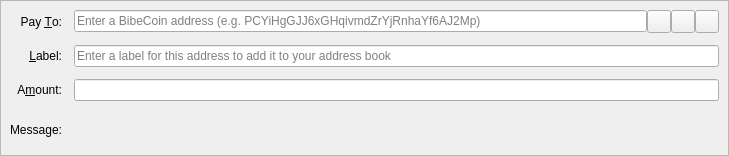
<?xml version="1.0" encoding="UTF-8"?>
<ui version="4.0">
 <class>SendCoinsEntry</class>
 <widget class="QStackedWidget" name="SendCoinsEntry">
  <property name="geometry">
   <rect>
    <x>0</x>
    <y>0</y>
    <width>729</width>
    <height>156</height>
   </rect>
  </property>
  <property name="focusPolicy">
   <enum>Qt::TabFocus</enum>
  </property>
  <property name="autoFillBackground">
   <bool>false</bool>
  </property>
  <widget class="QFrame" name="SendCoins">
   <property name="toolTip">
    <string>This is a normal payment.</string>
   </property>
   <property name="frameShape">
    <enum>QFrame::StyledPanel</enum>
   </property>
   <property name="frameShadow">
    <enum>QFrame::Sunken</enum>
   </property>
   <layout class="QGridLayout" name="gridLayout">
    <property name="spacing">
     <number>12</number>
    </property>
    <item row="0" column="0">
     <widget class="QLabel" name="payToLabel">
      <property name="text">
       <string>Pay &amp;To:</string>
      </property>
      <property name="alignment">
       <set>Qt::AlignRight|Qt::AlignTrailing|Qt::AlignVCenter</set>
      </property>
      <property name="buddy">
       <cstring>payTo</cstring>
      </property>
     </widget>
    </item>
    <item row="0" column="1">
     <layout class="QHBoxLayout" name="payToLayout">
      <property name="spacing">
       <number>0</number>
      </property>
      <item>
       <widget class="QValidatedLineEdit" name="payTo">
        <property name="toolTip">
         <string>The BibeCoin address to send the payment to</string>
        </property>
        <property name="inputMask">
         <string/>
        </property>
        <property name="placeholderText">
         <string>Enter a BibeCoin address (e.g. PCYiHgGJJ6xGHqivmdZrYjRnhaYf6AJ2Mp)</string>
        </property>
       </widget>
      </item>
      <item>
       <widget class="QToolButton" name="addressBookButton">
        <property name="toolTip">
         <string>Choose previously used address</string>
        </property>
        <property name="text">
         <string/>
        </property>
        <property name="icon">
         <iconset resource="../bibecoin.qrc">
          <normaloff>:/icons/address-book</normaloff>:/icons/address-book</iconset>
        </property>
        <property name="iconSize">
         <size>
          <width>16</width>
          <height>16</height>
         </size>
        </property>
        <property name="shortcut">
         <string>Alt+A</string>
        </property>
       </widget>
      </item>
      <item>
       <widget class="QToolButton" name="pasteButton">
        <property name="toolTip">
         <string>Paste address from clipboard</string>
        </property>
        <property name="text">
         <string/>
        </property>
        <property name="icon">
         <iconset resource="../bibecoin.qrc">
          <normaloff>:/icons/editpaste</normaloff>:/icons/editpaste</iconset>
        </property>
        <property name="shortcut">
         <string>Alt+P</string>
        </property>
       </widget>
      </item>
      <item>
       <widget class="QToolButton" name="deleteButton">
        <property name="toolTip">
         <string>Remove this entry</string>
        </property>
        <property name="text">
         <string/>
        </property>
        <property name="icon">
         <iconset resource="../bibecoin.qrc">
          <normaloff>:/icons/remove</normaloff>:/icons/remove</iconset>
        </property>
       </widget>
      </item>
     </layout>
    </item>
    <item row="1" column="0">
     <widget class="QLabel" name="labelLabel">
      <property name="text">
       <string>&amp;Label:</string>
      </property>
      <property name="alignment">
       <set>Qt::AlignRight|Qt::AlignTrailing|Qt::AlignVCenter</set>
      </property>
      <property name="buddy">
       <cstring>addAsLabel</cstring>
      </property>
     </widget>
    </item>
    <item row="1" column="1">
     <widget class="QLineEdit" name="addAsLabel">
      <property name="toolTip">
       <string>Enter a label for this address to add it to the list of used addresses</string>
      </property>
      <property name="inputMask">
       <string/>
      </property>
      <property name="placeholderText">
       <string>Enter a label for this address to add it to your address book</string>
      </property>
     </widget>
    </item>
    <item row="2" column="0">
     <widget class="QLabel" name="amountLabel">
      <property name="text">
       <string>A&amp;mount:</string>
      </property>
      <property name="alignment">
       <set>Qt::AlignRight|Qt::AlignTrailing|Qt::AlignVCenter</set>
      </property>
      <property name="buddy">
       <cstring>payAmount</cstring>
      </property>
     </widget>
    </item>
    <item row="2" column="1">
     <widget class="BitcoinAmountField" name="payAmount"/>
    </item>
    <item row="3" column="0">
     <widget class="QLabel" name="messageLabel">
      <property name="text">
       <string>Message:</string>
      </property>
      <property name="alignment">
       <set>Qt::AlignRight|Qt::AlignTrailing|Qt::AlignVCenter</set>
      </property>
     </widget>
    </item>
    <item row="3" column="1">
     <widget class="QLabel" name="messageTextLabel">
      <property name="toolTip">
       <string>A message that was attached to the BibeCoin: URI which will be stored with the transaction for your reference. Note: This message will not be sent over the BibeCoin network.</string>
      </property>
      <property name="textFormat">
       <enum>Qt::PlainText</enum>
      </property>
     </widget>
    </item>
   </layout>
  </widget>
  <widget class="QFrame" name="SendCoins_InsecurePaymentRequest">
   <property name="palette">
    <palette>
     <active>
      <colorrole role="WindowText">
       <brush brushstyle="SolidPattern">
        <color alpha="255">
         <red>0</red>
         <green>0</green>
         <blue>0</blue>
        </color>
       </brush>
      </colorrole>
      <colorrole role="Button">
       <brush brushstyle="SolidPattern">
        <color alpha="255">
         <red>255</red>
         <green>255</green>
         <blue>127</blue>
        </color>
       </brush>
      </colorrole>
      <colorrole role="Light">
       <brush brushstyle="SolidPattern">
        <color alpha="255">
         <red>255</red>
         <green>255</green>
         <blue>255</blue>
        </color>
       </brush>
      </colorrole>
      <colorrole role="Midlight">
       <brush brushstyle="SolidPattern">
        <color alpha="255">
         <red>255</red>
         <green>255</green>
         <blue>191</blue>
        </color>
       </brush>
      </colorrole>
      <colorrole role="Dark">
       <brush brushstyle="SolidPattern">
        <color alpha="255">
         <red>127</red>
         <green>127</green>
         <blue>63</blue>
        </color>
       </brush>
      </colorrole>
      <colorrole role="Mid">
       <brush brushstyle="SolidPattern">
        <color alpha="255">
         <red>170</red>
         <green>170</green>
         <blue>84</blue>
        </color>
       </brush>
      </colorrole>
      <colorrole role="Text">
       <brush brushstyle="SolidPattern">
        <color alpha="255">
         <red>0</red>
         <green>0</green>
         <blue>0</blue>
        </color>
       </brush>
      </colorrole>
      <colorrole role="BrightText">
       <brush brushstyle="SolidPattern">
        <color alpha="255">
         <red>255</red>
         <green>255</green>
         <blue>255</blue>
        </color>
       </brush>
      </colorrole>
      <colorrole role="ButtonText">
       <brush brushstyle="SolidPattern">
        <color alpha="255">
         <red>0</red>
         <green>0</green>
         <blue>0</blue>
        </color>
       </brush>
      </colorrole>
      <colorrole role="Base">
       <brush brushstyle="SolidPattern">
        <color alpha="255">
         <red>255</red>
         <green>255</green>
         <blue>255</blue>
        </color>
       </brush>
      </colorrole>
      <colorrole role="Window">
       <brush brushstyle="SolidPattern">
        <color alpha="255">
         <red>255</red>
         <green>255</green>
         <blue>127</blue>
        </color>
       </brush>
      </colorrole>
      <colorrole role="Shadow">
       <brush brushstyle="SolidPattern">
        <color alpha="255">
         <red>0</red>
         <green>0</green>
         <blue>0</blue>
        </color>
       </brush>
      </colorrole>
      <colorrole role="AlternateBase">
       <brush brushstyle="SolidPattern">
        <color alpha="255">
         <red>255</red>
         <green>255</green>
         <blue>191</blue>
        </color>
       </brush>
      </colorrole>
      <colorrole role="ToolTipBase">
       <brush brushstyle="SolidPattern">
        <color alpha="255">
         <red>255</red>
         <green>255</green>
         <blue>220</blue>
        </color>
       </brush>
      </colorrole>
      <colorrole role="ToolTipText">
       <brush brushstyle="SolidPattern">
        <color alpha="255">
         <red>0</red>
         <green>0</green>
         <blue>0</blue>
        </color>
       </brush>
      </colorrole>
     </active>
     <inactive>
      <colorrole role="WindowText">
       <brush brushstyle="SolidPattern">
        <color alpha="255">
         <red>0</red>
         <green>0</green>
         <blue>0</blue>
        </color>
       </brush>
      </colorrole>
      <colorrole role="Button">
       <brush brushstyle="SolidPattern">
        <color alpha="255">
         <red>255</red>
         <green>255</green>
         <blue>127</blue>
        </color>
       </brush>
      </colorrole>
      <colorrole role="Light">
       <brush brushstyle="SolidPattern">
        <color alpha="255">
         <red>255</red>
         <green>255</green>
         <blue>255</blue>
        </color>
       </brush>
      </colorrole>
      <colorrole role="Midlight">
       <brush brushstyle="SolidPattern">
        <color alpha="255">
         <red>255</red>
         <green>255</green>
         <blue>191</blue>
        </color>
       </brush>
      </colorrole>
      <colorrole role="Dark">
       <brush brushstyle="SolidPattern">
        <color alpha="255">
         <red>127</red>
         <green>127</green>
         <blue>63</blue>
        </color>
       </brush>
      </colorrole>
      <colorrole role="Mid">
       <brush brushstyle="SolidPattern">
        <color alpha="255">
         <red>170</red>
         <green>170</green>
         <blue>84</blue>
        </color>
       </brush>
      </colorrole>
      <colorrole role="Text">
       <brush brushstyle="SolidPattern">
        <color alpha="255">
         <red>0</red>
         <green>0</green>
         <blue>0</blue>
        </color>
       </brush>
      </colorrole>
      <colorrole role="BrightText">
       <brush brushstyle="SolidPattern">
        <color alpha="255">
         <red>255</red>
         <green>255</green>
         <blue>255</blue>
        </color>
       </brush>
      </colorrole>
      <colorrole role="ButtonText">
       <brush brushstyle="SolidPattern">
        <color alpha="255">
         <red>0</red>
         <green>0</green>
         <blue>0</blue>
        </color>
       </brush>
      </colorrole>
      <colorrole role="Base">
       <brush brushstyle="SolidPattern">
        <color alpha="255">
         <red>255</red>
         <green>255</green>
         <blue>255</blue>
        </color>
       </brush>
      </colorrole>
      <colorrole role="Window">
       <brush brushstyle="SolidPattern">
        <color alpha="255">
         <red>255</red>
         <green>255</green>
         <blue>127</blue>
        </color>
       </brush>
      </colorrole>
      <colorrole role="Shadow">
       <brush brushstyle="SolidPattern">
        <color alpha="255">
         <red>0</red>
         <green>0</green>
         <blue>0</blue>
        </color>
       </brush>
      </colorrole>
      <colorrole role="AlternateBase">
       <brush brushstyle="SolidPattern">
        <color alpha="255">
         <red>255</red>
         <green>255</green>
         <blue>191</blue>
        </color>
       </brush>
      </colorrole>
      <colorrole role="ToolTipBase">
       <brush brushstyle="SolidPattern">
        <color alpha="255">
         <red>255</red>
         <green>255</green>
         <blue>220</blue>
        </color>
       </brush>
      </colorrole>
      <colorrole role="ToolTipText">
       <brush brushstyle="SolidPattern">
        <color alpha="255">
         <red>0</red>
         <green>0</green>
         <blue>0</blue>
        </color>
       </brush>
      </colorrole>
     </inactive>
     <disabled>
      <colorrole role="WindowText">
       <brush brushstyle="SolidPattern">
        <color alpha="255">
         <red>127</red>
         <green>127</green>
         <blue>63</blue>
        </color>
       </brush>
      </colorrole>
      <colorrole role="Button">
       <brush brushstyle="SolidPattern">
        <color alpha="255">
         <red>255</red>
         <green>255</green>
         <blue>127</blue>
        </color>
       </brush>
      </colorrole>
      <colorrole role="Light">
       <brush brushstyle="SolidPattern">
        <color alpha="255">
         <red>255</red>
         <green>255</green>
         <blue>255</blue>
        </color>
       </brush>
      </colorrole>
      <colorrole role="Midlight">
       <brush brushstyle="SolidPattern">
        <color alpha="255">
         <red>255</red>
         <green>255</green>
         <blue>191</blue>
        </color>
       </brush>
      </colorrole>
      <colorrole role="Dark">
       <brush brushstyle="SolidPattern">
        <color alpha="255">
         <red>127</red>
         <green>127</green>
         <blue>63</blue>
        </color>
       </brush>
      </colorrole>
      <colorrole role="Mid">
       <brush brushstyle="SolidPattern">
        <color alpha="255">
         <red>170</red>
         <green>170</green>
         <blue>84</blue>
        </color>
       </brush>
      </colorrole>
      <colorrole role="Text">
       <brush brushstyle="SolidPattern">
        <color alpha="255">
         <red>127</red>
         <green>127</green>
         <blue>63</blue>
        </color>
       </brush>
      </colorrole>
      <colorrole role="BrightText">
       <brush brushstyle="SolidPattern">
        <color alpha="255">
         <red>255</red>
         <green>255</green>
         <blue>255</blue>
        </color>
       </brush>
      </colorrole>
      <colorrole role="ButtonText">
       <brush brushstyle="SolidPattern">
        <color alpha="255">
         <red>127</red>
         <green>127</green>
         <blue>63</blue>
        </color>
       </brush>
      </colorrole>
      <colorrole role="Base">
       <brush brushstyle="SolidPattern">
        <color alpha="255">
         <red>255</red>
         <green>255</green>
         <blue>127</blue>
        </color>
       </brush>
      </colorrole>
      <colorrole role="Window">
       <brush brushstyle="SolidPattern">
        <color alpha="255">
         <red>255</red>
         <green>255</green>
         <blue>127</blue>
        </color>
       </brush>
      </colorrole>
      <colorrole role="Shadow">
       <brush brushstyle="SolidPattern">
        <color alpha="255">
         <red>0</red>
         <green>0</green>
         <blue>0</blue>
        </color>
       </brush>
      </colorrole>
      <colorrole role="AlternateBase">
       <brush brushstyle="SolidPattern">
        <color alpha="255">
         <red>255</red>
         <green>255</green>
         <blue>127</blue>
        </color>
       </brush>
      </colorrole>
      <colorrole role="ToolTipBase">
       <brush brushstyle="SolidPattern">
        <color alpha="255">
         <red>255</red>
         <green>255</green>
         <blue>220</blue>
        </color>
       </brush>
      </colorrole>
      <colorrole role="ToolTipText">
       <brush brushstyle="SolidPattern">
        <color alpha="255">
         <red>0</red>
         <green>0</green>
         <blue>0</blue>
        </color>
       </brush>
      </colorrole>
     </disabled>
    </palette>
   </property>
   <property name="toolTip">
    <string>This is an unverified payment request.</string>
   </property>
   <property name="autoFillBackground">
    <bool>true</bool>
   </property>
   <property name="frameShape">
    <enum>QFrame::StyledPanel</enum>
   </property>
   <property name="frameShadow">
    <enum>QFrame::Sunken</enum>
   </property>
   <layout class="QGridLayout" name="gridLayout_is">
    <property name="spacing">
     <number>12</number>
    </property>
    <item row="0" column="0">
     <widget class="QLabel" name="payToLabel_is">
      <property name="text">
       <string>Pay To:</string>
      </property>
      <property name="alignment">
       <set>Qt::AlignRight|Qt::AlignTrailing|Qt::AlignVCenter</set>
      </property>
     </widget>
    </item>
    <item row="0" column="1">
     <layout class="QHBoxLayout" name="payToLayout_is">
      <property name="spacing">
       <number>0</number>
      </property>
      <item>
       <widget class="QLabel" name="payTo_is"/>
      </item>
      <item>
       <widget class="QToolButton" name="deleteButton_is">
        <property name="toolTip">
         <string>Remove this entry</string>
        </property>
        <property name="text">
         <string/>
        </property>
        <property name="icon">
         <iconset resource="../bibecoin.qrc">
          <normaloff>:/icons/remove</normaloff>:/icons/remove</iconset>
        </property>
       </widget>
      </item>
     </layout>
    </item>
    <item row="1" column="0">
     <widget class="QLabel" name="memoLabel_is">
      <property name="text">
       <string>Memo:</string>
      </property>
      <property name="alignment">
       <set>Qt::AlignRight|Qt::AlignTrailing|Qt::AlignVCenter</set>
      </property>
     </widget>
    </item>
    <item row="1" column="1">
     <widget class="QLabel" name="memoTextLabel_is">
      <property name="textFormat">
       <enum>Qt::PlainText</enum>
      </property>
     </widget>
    </item>
    <item row="2" column="0">
     <widget class="QLabel" name="amountLabel_is">
      <property name="text">
       <string>A&amp;mount:</string>
      </property>
      <property name="alignment">
       <set>Qt::AlignRight|Qt::AlignTrailing|Qt::AlignVCenter</set>
      </property>
      <property name="buddy">
       <cstring>payAmount_is</cstring>
      </property>
     </widget>
    </item>
    <item row="2" column="1">
     <widget class="BitcoinAmountField" name="payAmount_is">
      <property name="acceptDrops">
       <bool>false</bool>
      </property>
     </widget>
    </item>
   </layout>
  </widget>
  <widget class="QFrame" name="SendCoins_SecurePaymentRequest">
   <property name="palette">
    <palette>
     <active>
      <colorrole role="WindowText">
       <brush brushstyle="SolidPattern">
        <color alpha="255">
         <red>0</red>
         <green>0</green>
         <blue>0</blue>
        </color>
       </brush>
      </colorrole>
      <colorrole role="Button">
       <brush brushstyle="SolidPattern">
        <color alpha="255">
         <red>140</red>
         <green>232</green>
         <blue>119</blue>
        </color>
       </brush>
      </colorrole>
      <colorrole role="Light">
       <brush brushstyle="SolidPattern">
        <color alpha="255">
         <red>230</red>
         <green>255</green>
         <blue>224</blue>
        </color>
       </brush>
      </colorrole>
      <colorrole role="Midlight">
       <brush brushstyle="SolidPattern">
        <color alpha="255">
         <red>185</red>
         <green>243</green>
         <blue>171</blue>
        </color>
       </brush>
      </colorrole>
      <colorrole role="Dark">
       <brush brushstyle="SolidPattern">
        <color alpha="255">
         <red>70</red>
         <green>116</green>
         <blue>59</blue>
        </color>
       </brush>
      </colorrole>
      <colorrole role="Mid">
       <brush brushstyle="SolidPattern">
        <color alpha="255">
         <red>93</red>
         <green>155</green>
         <blue>79</blue>
        </color>
       </brush>
      </colorrole>
      <colorrole role="Text">
       <brush brushstyle="SolidPattern">
        <color alpha="255">
         <red>0</red>
         <green>0</green>
         <blue>0</blue>
        </color>
       </brush>
      </colorrole>
      <colorrole role="BrightText">
       <brush brushstyle="SolidPattern">
        <color alpha="255">
         <red>155</red>
         <green>255</green>
         <blue>147</blue>
        </color>
       </brush>
      </colorrole>
      <colorrole role="ButtonText">
       <brush brushstyle="SolidPattern">
        <color alpha="255">
         <red>0</red>
         <green>0</green>
         <blue>0</blue>
        </color>
       </brush>
      </colorrole>
      <colorrole role="Base">
       <brush brushstyle="SolidPattern">
        <color alpha="255">
         <red>119</red>
         <green>255</green>
         <blue>233</blue>
        </color>
       </brush>
      </colorrole>
      <colorrole role="Window">
       <brush brushstyle="SolidPattern">
        <color alpha="255">
         <red>140</red>
         <green>232</green>
         <blue>119</blue>
        </color>
       </brush>
      </colorrole>
      <colorrole role="Shadow">
       <brush brushstyle="SolidPattern">
        <color alpha="255">
         <red>0</red>
         <green>0</green>
         <blue>0</blue>
        </color>
       </brush>
      </colorrole>
      <colorrole role="AlternateBase">
       <brush brushstyle="SolidPattern">
        <color alpha="255">
         <red>197</red>
         <green>243</green>
         <blue>187</blue>
        </color>
       </brush>
      </colorrole>
      <colorrole role="NoRole">
       <brush brushstyle="SolidPattern">
        <color alpha="255">
         <red>125</red>
         <green>194</green>
         <blue>122</blue>
        </color>
       </brush>
      </colorrole>
      <colorrole role="ToolTipBase">
       <brush brushstyle="SolidPattern">
        <color alpha="255">
         <red>255</red>
         <green>255</green>
         <blue>220</blue>
        </color>
       </brush>
      </colorrole>
      <colorrole role="ToolTipText">
       <brush brushstyle="SolidPattern">
        <color alpha="255">
         <red>0</red>
         <green>0</green>
         <blue>0</blue>
        </color>
       </brush>
      </colorrole>
     </active>
     <inactive>
      <colorrole role="WindowText">
       <brush brushstyle="SolidPattern">
        <color alpha="255">
         <red>0</red>
         <green>0</green>
         <blue>0</blue>
        </color>
       </brush>
      </colorrole>
      <colorrole role="Button">
       <brush brushstyle="SolidPattern">
        <color alpha="255">
         <red>140</red>
         <green>232</green>
         <blue>119</blue>
        </color>
       </brush>
      </colorrole>
      <colorrole role="Light">
       <brush brushstyle="SolidPattern">
        <color alpha="255">
         <red>230</red>
         <green>255</green>
         <blue>224</blue>
        </color>
       </brush>
      </colorrole>
      <colorrole role="Midlight">
       <brush brushstyle="SolidPattern">
        <color alpha="255">
         <red>185</red>
         <green>243</green>
         <blue>171</blue>
        </color>
       </brush>
      </colorrole>
      <colorrole role="Dark">
       <brush brushstyle="SolidPattern">
        <color alpha="255">
         <red>70</red>
         <green>116</green>
         <blue>59</blue>
        </color>
       </brush>
      </colorrole>
      <colorrole role="Mid">
       <brush brushstyle="SolidPattern">
        <color alpha="255">
         <red>93</red>
         <green>155</green>
         <blue>79</blue>
        </color>
       </brush>
      </colorrole>
      <colorrole role="Text">
       <brush brushstyle="SolidPattern">
        <color alpha="255">
         <red>0</red>
         <green>0</green>
         <blue>0</blue>
        </color>
       </brush>
      </colorrole>
      <colorrole role="BrightText">
       <brush brushstyle="SolidPattern">
        <color alpha="255">
         <red>155</red>
         <green>255</green>
         <blue>147</blue>
        </color>
       </brush>
      </colorrole>
      <colorrole role="ButtonText">
       <brush brushstyle="SolidPattern">
        <color alpha="255">
         <red>0</red>
         <green>0</green>
         <blue>0</blue>
        </color>
       </brush>
      </colorrole>
      <colorrole role="Base">
       <brush brushstyle="SolidPattern">
        <color alpha="255">
         <red>119</red>
         <green>255</green>
         <blue>233</blue>
        </color>
       </brush>
      </colorrole>
      <colorrole role="Window">
       <brush brushstyle="SolidPattern">
        <color alpha="255">
         <red>140</red>
         <green>232</green>
         <blue>119</blue>
        </color>
       </brush>
      </colorrole>
      <colorrole role="Shadow">
       <brush brushstyle="SolidPattern">
        <color alpha="255">
         <red>0</red>
         <green>0</green>
         <blue>0</blue>
        </color>
       </brush>
      </colorrole>
      <colorrole role="AlternateBase">
       <brush brushstyle="SolidPattern">
        <color alpha="255">
         <red>197</red>
         <green>243</green>
         <blue>187</blue>
        </color>
       </brush>
      </colorrole>
      <colorrole role="NoRole">
       <brush brushstyle="SolidPattern">
        <color alpha="255">
         <red>125</red>
         <green>194</green>
         <blue>122</blue>
        </color>
       </brush>
      </colorrole>
      <colorrole role="ToolTipBase">
       <brush brushstyle="SolidPattern">
        <color alpha="255">
         <red>255</red>
         <green>255</green>
         <blue>220</blue>
        </color>
       </brush>
      </colorrole>
      <colorrole role="ToolTipText">
       <brush brushstyle="SolidPattern">
        <color alpha="255">
         <red>0</red>
         <green>0</green>
         <blue>0</blue>
        </color>
       </brush>
      </colorrole>
     </inactive>
     <disabled>
      <colorrole role="WindowText">
       <brush brushstyle="SolidPattern">
        <color alpha="255">
         <red>70</red>
         <green>116</green>
         <blue>59</blue>
        </color>
       </brush>
      </colorrole>
      <colorrole role="Button">
       <brush brushstyle="SolidPattern">
        <color alpha="255">
         <red>140</red>
         <green>232</green>
         <blue>119</blue>
        </color>
       </brush>
      </colorrole>
      <colorrole role="Light">
       <brush brushstyle="SolidPattern">
        <color alpha="255">
         <red>230</red>
         <green>255</green>
         <blue>224</blue>
        </color>
       </brush>
      </colorrole>
      <colorrole role="Midlight">
       <brush brushstyle="SolidPattern">
        <color alpha="255">
         <red>185</red>
         <green>243</green>
         <blue>171</blue>
        </color>
       </brush>
      </colorrole>
      <colorrole role="Dark">
       <brush brushstyle="SolidPattern">
        <color alpha="255">
         <red>70</red>
         <green>116</green>
         <blue>59</blue>
        </color>
       </brush>
      </colorrole>
      <colorrole role="Mid">
       <brush brushstyle="SolidPattern">
        <color alpha="255">
         <red>93</red>
         <green>155</green>
         <blue>79</blue>
        </color>
       </brush>
      </colorrole>
      <colorrole role="Text">
       <brush brushstyle="SolidPattern">
        <color alpha="255">
         <red>70</red>
         <green>116</green>
         <blue>59</blue>
        </color>
       </brush>
      </colorrole>
      <colorrole role="BrightText">
       <brush brushstyle="SolidPattern">
        <color alpha="255">
         <red>155</red>
         <green>255</green>
         <blue>147</blue>
        </color>
       </brush>
      </colorrole>
      <colorrole role="ButtonText">
       <brush brushstyle="SolidPattern">
        <color alpha="255">
         <red>70</red>
         <green>116</green>
         <blue>59</blue>
        </color>
       </brush>
      </colorrole>
      <colorrole role="Base">
       <brush brushstyle="SolidPattern">
        <color alpha="255">
         <red>140</red>
         <green>232</green>
         <blue>119</blue>
        </color>
       </brush>
      </colorrole>
      <colorrole role="Window">
       <brush brushstyle="SolidPattern">
        <color alpha="255">
         <red>140</red>
         <green>232</green>
         <blue>119</blue>
        </color>
       </brush>
      </colorrole>
      <colorrole role="Shadow">
       <brush brushstyle="SolidPattern">
        <color alpha="255">
         <red>0</red>
         <green>0</green>
         <blue>0</blue>
        </color>
       </brush>
      </colorrole>
      <colorrole role="AlternateBase">
       <brush brushstyle="SolidPattern">
        <color alpha="255">
         <red>140</red>
         <green>232</green>
         <blue>119</blue>
        </color>
       </brush>
      </colorrole>
      <colorrole role="NoRole">
       <brush brushstyle="SolidPattern">
        <color alpha="255">
         <red>125</red>
         <green>194</green>
         <blue>122</blue>
        </color>
       </brush>
      </colorrole>
      <colorrole role="ToolTipBase">
       <brush brushstyle="SolidPattern">
        <color alpha="255">
         <red>255</red>
         <green>255</green>
         <blue>220</blue>
        </color>
       </brush>
      </colorrole>
      <colorrole role="ToolTipText">
       <brush brushstyle="SolidPattern">
        <color alpha="255">
         <red>0</red>
         <green>0</green>
         <blue>0</blue>
        </color>
       </brush>
      </colorrole>
     </disabled>
    </palette>
   </property>
   <property name="toolTip">
    <string>This is a verified payment request.</string>
   </property>
   <property name="autoFillBackground">
    <bool>true</bool>
   </property>
   <property name="frameShape">
    <enum>QFrame::StyledPanel</enum>
   </property>
   <property name="frameShadow">
    <enum>QFrame::Sunken</enum>
   </property>
   <layout class="QGridLayout" name="gridLayout_s">
    <property name="spacing">
     <number>12</number>
    </property>
    <item row="0" column="0">
     <widget class="QLabel" name="payToLabel_s">
      <property name="text">
       <string>Pay To:</string>
      </property>
      <property name="alignment">
       <set>Qt::AlignRight|Qt::AlignTrailing|Qt::AlignVCenter</set>
      </property>
     </widget>
    </item>
    <item row="0" column="1">
     <layout class="QHBoxLayout" name="payToLayout_s">
      <property name="spacing">
       <number>0</number>
      </property>
      <item>
       <widget class="QLabel" name="payTo_s">
        <property name="textFormat">
         <enum>Qt::PlainText</enum>
        </property>
       </widget>
      </item>
      <item>
       <widget class="QToolButton" name="deleteButton_s">
        <property name="toolTip">
         <string>Remove this entry</string>
        </property>
        <property name="text">
         <string/>
        </property>
        <property name="icon">
         <iconset resource="../bibecoin.qrc">
          <normaloff>:/icons/remove</normaloff>:/icons/remove</iconset>
        </property>
       </widget>
      </item>
     </layout>
    </item>
    <item row="1" column="0">
     <widget class="QLabel" name="memoLabel_s">
      <property name="text">
       <string>Memo:</string>
      </property>
      <property name="alignment">
       <set>Qt::AlignRight|Qt::AlignTrailing|Qt::AlignVCenter</set>
      </property>
     </widget>
    </item>
    <item row="1" column="1">
     <widget class="QLabel" name="memoTextLabel_s">
      <property name="textFormat">
       <enum>Qt::PlainText</enum>
      </property>
     </widget>
    </item>
    <item row="2" column="0">
     <widget class="QLabel" name="amountLabel_s">
      <property name="text">
       <string>A&amp;mount:</string>
      </property>
      <property name="alignment">
       <set>Qt::AlignRight|Qt::AlignTrailing|Qt::AlignVCenter</set>
      </property>
      <property name="buddy">
       <cstring>payAmount_s</cstring>
      </property>
     </widget>
    </item>
    <item row="2" column="1">
     <widget class="BitcoinAmountField" name="payAmount_s">
      <property name="acceptDrops">
       <bool>false</bool>
      </property>
     </widget>
    </item>
   </layout>
  </widget>
 </widget>
 <customwidgets>
  <customwidget>
   <class>QValidatedLineEdit</class>
   <extends>QLineEdit</extends>
   <header>qvalidatedlineedit.h</header>
  </customwidget>
  <customwidget>
   <class>BitcoinAmountField</class>
   <extends>QLineEdit</extends>
   <header>bitcoinamountfield.h</header>
   <container>1</container>
  </customwidget>
 </customwidgets>
 <tabstops>
  <tabstop>payTo</tabstop>
  <tabstop>addressBookButton</tabstop>
  <tabstop>pasteButton</tabstop>
  <tabstop>deleteButton</tabstop>
  <tabstop>addAsLabel</tabstop>
  <tabstop>payAmount</tabstop>
  <tabstop>payAmount_is</tabstop>
  <tabstop>deleteButton_is</tabstop>
  <tabstop>payAmount_s</tabstop>
  <tabstop>deleteButton_s</tabstop>
 </tabstops>
 <resources>
  <include location="../bibecoin.qrc"/>
 </resources>
 <connections/>
</ui>
